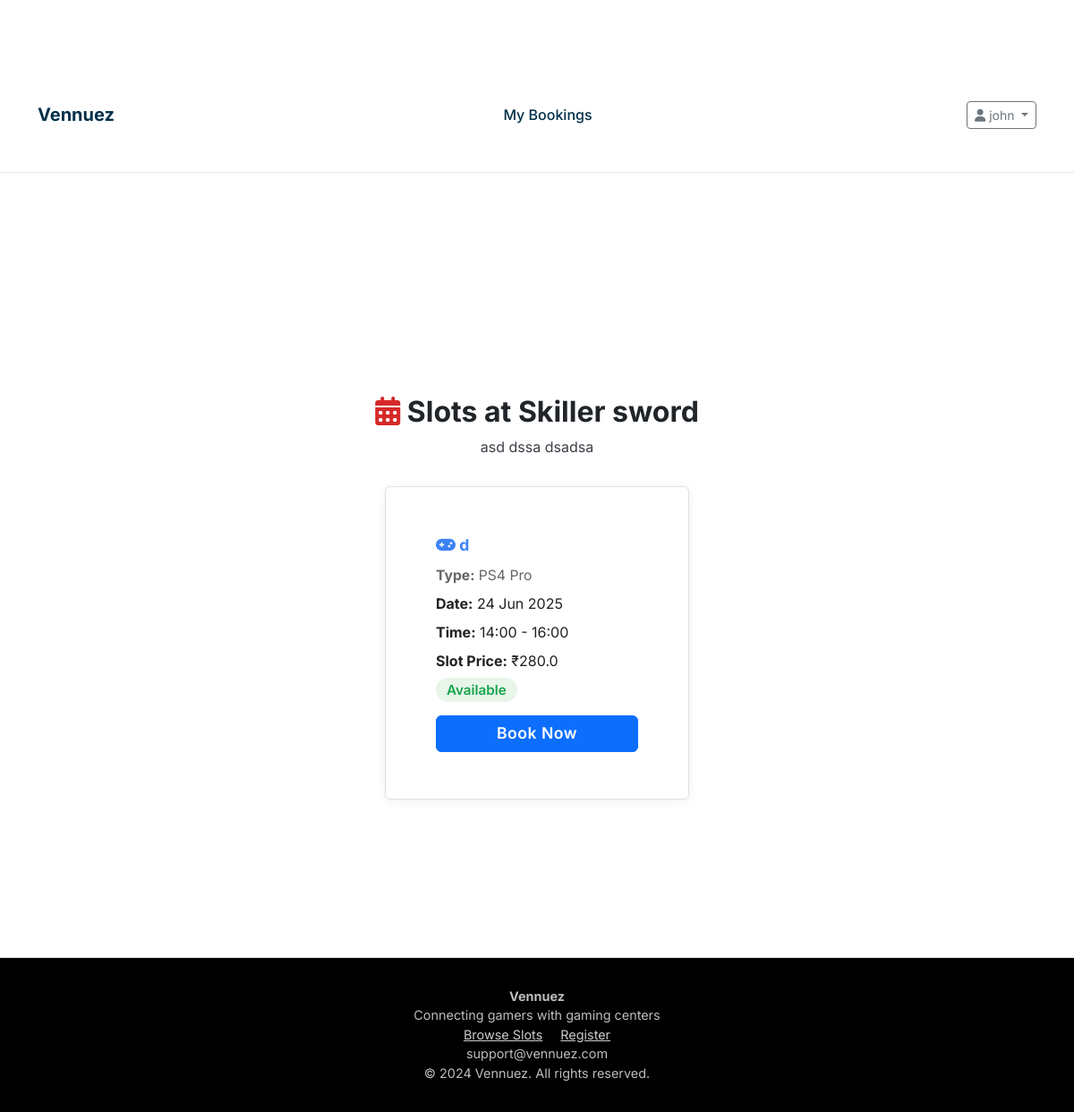
The page /center_slots/2 (signed in) on the database its author committed.
### models.py (models this page shows, shortened)
class User(UserMixin, db.Model):
    __tablename__ = 'users'
    id = db.Column(db.Integer, primary_key=True)
    username = db.Column(db.String(80), unique=True, nullable=False)
    email = db.Column(db.String(120), unique=True, nullable=True)
    phone = db.Column(db.String(20), nullable=False , unique = True)
    password_hash = db.Column(db.String(256), nullable=False)
    full_name = db.Column(db.String(120), nullable=True)
    age = db.Column(db.Integer, nullable=True)
    created_at = db.Column(db.DateTime, default=datetime.utcnow)
    total_spent = db.Column(db.Float, default=0.0)
    bookings = db.relationship('TimeSlot', backref='user', lazy=True, foreign_keys='TimeSlot.user_id')
    coin_balances = db.relationship('UserCoinBalance', backref='user', lazy=True)
    subscriptions = db.relationship("Subscription", back_populates="user", cascade="all, delete")

class Owner(UserMixin, db.Model):
    __tablename__ = 'owners'
    id = db.Column(db.Integer, primary_key=True)
    username = db.Column(db.String(80), unique=True, nullable=False)
    email = db.Column(db.String(120), unique=True, nullable=False)
    password_hash = db.Column(db.String(256), nullable=False)
    phone = db.Column(db.String(20), nullable=False)
    gaming_center_name = db.Column(db.String(200), nullable=False)
    address = db.Column(db.String(255), nullable=True)
    active = db.Column(db.Boolean, default=True)
    created_at = db.Column(db.DateTime, default=datetime.utcnow)
    latitude = db.Column(db.Float, nullable=True)
    longitude = db.Column(db.Float, nullable=True)
    google_maps_link = db.Column(db.String(500), nullable=True)
    amenities = db.Column(db.Text, nullable=True)  # Stored as JSON string
    venue_image1 = db.Column(db.String(500), nullable=True)
    venue_image2 = db.Column(db.String(500), nullable=True)
    venue_image3 = db.Column(db.String(500), nullable=True)
    venue_image4 = db.Column(db.String(500), nullable=True)
    images_uploaded = db.Column(db.Boolean, default=False)
    consoles = db.relationship('Console', backref='owner', lazy=True, cascade='all, delete-orphan')
    subscriptions = db.relationship("Subscription", back_populates="owner", cascade="all, delete")

class TimeSlot(db.Model):
    __tablename__ = 'time_slots'
    id = db.Column(db.Integer, primary_key=True)
    start_time = db.Column(db.DateTime, nullable=False)
    end_time = db.Column(db.DateTime, nullable=False)
    total_amount = db.Column(db.Float, nullable=False)
    advance_paid = db.Column(db.Float, default=0.0)  # Fixed advance amount
    is_booked = db.Column(db.Boolean, default=False)
    snacks_amount = db.Column(db.Float, default=0.0)
    final_amount = db.Column(db.Float, default=0.0)
    completed = db.Column(db.Boolean, default=False)
    number_of_people = db.Column(db.Integer, default=1)  # New field for number of people
    duration_hours = db.Column(db.Float, default=1.0)
    booking_id = db.Column(db.String(20), unique=True, nullable=True)
    customer_name = db.Column(db.String(100), nullable=True)
    customer_phone = db.Column(db.String(20), nullable=True)
    customer_email = db.Column(db.String(120), nullable=True)
    customer_age = db.Column(db.Integer, nullable=True)
    special_requests = db.Column(db.Text, nullable=True)
    contact_sms = db.Column(db.Boolean, default=True)
    contact_whatsapp = db.Column(db.Boolean, default=True)
    contact_email = db.Column(db.Boolean, default=False)
    payment_status = db.Column(db.String(20), default='pending')  # pending, paid, failed
    payment_id = db.Column(db.String(100), nullable=True)
    booking_time = db.Column(db.DateTime, nullable=True)
    created_at = db.Column(db.DateTime, default=datetime.utcnow)
    console_id = db.Column(db.Integer, db.ForeignKey('consoles.id'), nullable=False)
    user_id = db.Column(db.Integer, db.ForeignKey('users.id'), nullable=True)  # Optional for unregistered bookings

class Console(db.Model):
    __tablename__ = 'consoles'
    id = db.Column(db.Integer, primary_key=True)
    name = db.Column(db.String(100), nullable=False)
    console_type = db.Column(db.String(50), nullable=False)
    hourly_rate = db.Column(db.Float, nullable=False)  # Rate per person per hour
    is_available = db.Column(db.Boolean, default=True)
    created_at = db.Column(db.DateTime, default=datetime.utcnow)
    owner_id = db.Column(db.Integer, db.ForeignKey('owners.id'), nullable=False)
    slots = db.relationship('TimeSlot', backref='console', lazy=True, cascade='all, delete-orphan')

### routes.py (the view)
@app.route('/center_slots/<int:owner_id>')
def center_slots(owner_id):
    owner = Owner.query.get_or_404(owner_id)
    slots = TimeSlot.query.join(Console).filter(
        Console.owner_id == owner_id,
        TimeSlot.is_booked == False,
        TimeSlot.start_time > datetime.now(),
        Console.is_available == True
    ).order_by(TimeSlot.start_time).all()
    return render_template('center_slots.html', owner=owner, slots=slots)

### app.py (called while the page is built)
@login_manager.user_loader
def load_user(user_id):
    from models import Owner, User
    from flask import session
    user_type = session.get('user_type')
    if user_type == 'owner':
        return Owner.query.get(int(user_id))
    elif user_type == 'user':
        return User.query.get(int(user_id))
    return None

### templates/center_slots.html (shortened to what this page needs)
{% extends "base.html" %}
{% block content %}
<section class="center-slots-page" style="padding: 2rem 0;">
    <div class="container">
        <div class="page-header" style="margin-bottom: 2rem; text-align: center;">
            <h1 style="font-size: 2rem; font-weight: 700; margin-bottom: 0.5rem;">
                <i class="fas fa-calendar-alt" style="color: var(--accent);"></i> Slots at {{ owner.gaming_center_name }}
            </h1>
            <p style="color: var(--secondary);">{{ owner.address }}</p>
        </div>
        <div class="slots-list" style="display: flex; flex-wrap: wrap; gap: 2rem; justify-content: center;">
            {% for slot in slots %}
            <div class="card" style="min-width: 280px; max-width: 340px; flex: 1 1 280px; box-shadow: 0 2px 12px rgba(0,0,0,0.06); border: 1.5px solid var(--border); position: relative;">
                <div style="padding: 1.25rem 1.5rem;">
                    <div style="font-size: 1.1rem; font-weight: 700; color: #3b82f6; margin-bottom: 0.5rem;">
                        <i class="fas fa-gamepad"></i> {{ slot.console.name if slot.console else 'Unknown Console' }}
                    </div>
                    <div style="margin-bottom: 0.5rem; color: #666; font-size: 0.98rem;"><b>Type:</b> {{ slot.console.console_type if slot.console else '' }}</div>
                    <div style="margin-bottom: 0.5rem; color: #222;"><b>Date:</b> {{ slot.start_time.strftime('%d %b %Y') }}</div>
                    <div style="margin-bottom: 0.5rem; color: #222;"><b>Time:</b> {{ slot.start_time.strftime('%H:%M') }} - {{ slot.end_time.strftime('%H:%M') }}</div>
                    <div style="margin-bottom: 0.5rem; color: #222;"><b>Slot Price:</b> ₹{{ slot.total_amount }}</div>
                    <div style="margin-bottom: 1rem;">
                        <span style="color: #16a34a; font-weight: 600; background: #e8f5e9; padding: 0.25rem 0.75rem; border-radius: 1rem; font-size: 0.95rem;">Available</span>
                    </div>
                    <a href="{{ url_for('book_slot', slot_id=slot.id) }}" class="btn btn-primary" style="width: 100%; font-size: 1.1rem; font-weight: 600; letter-spacing: 0.5px;">Book Now</a>
                </div>
            </div>
            {% else %}
            <div style="color: var(--secondary); font-size: 1.1rem;">No available slots found for this center.</div>
            {% endfor %}
        </div>
    </div>
</section>
{% endblock %}

### templates/base.html (shortened to what this page needs)
<!DOCTYPE html>
<html lang="en">
<head>
  <link rel="stylesheet" href="{{ url_for('static', filename='css/main.css') }}">
  <link rel="stylesheet" href="https://cdnjs.cloudflare.com/ajax/libs/font-awesome/6.4.0/css/all.min.css" />
  <link href="https://cdn.jsdelivr.net/npm/bootstrap@5.3.0/dist/css/bootstrap.min.css" rel="stylesheet" />
</head>
<body>
  <nav class="navbar navbar-expand-md">
    <div class="container d-flex flex-wrap justify-content-between align-items-center">
      <a class="navbar-brand" href="{{ url_for('index') }}">Vennuez</a>
      <div class="d-none d-md-block mx-auto">
        {% if current_user.is_authenticated %}
          {% if session.user_type != 'owner' %}
            <a href="{{ url_for('user_dashboard') }}" class="nav-link {% if request.endpoint == 'user_dashboard' %}active{% endif %}">
              My Bookings
            </a>
          {% elif session.user_type == 'owner' %}
            <a href="{{ url_for('dashboard') }}" class="nav-link {% if request.endpoint == 'dashboard' %}active{% endif %}">
              Dashboard
            </a>
          {% endif %}
        {% endif %}
      </div>
      <div class="navbar-buttons">
        {% if current_user.is_authenticated %}
          <div class="dropdown">
            <button class="btn btn-outline-secondary dropdown-toggle btn-sm" data-bs-toggle="dropdown">
              <i class="fas fa-user"></i> {{ current_user.username }}
            </button>
          </div>
        {% endif %}
      </div>
    </div>
  </nav>
  <main class="container my-4">
    {% block content %}{% endblock %}
  </main>
  <footer class="footer">
    <div>
      <strong>Vennuez</strong><br />
      Connecting gamers with gaming centers<br />
      <a href="{{ url_for('available_slots') }}" style="color:#ccc; margin-right:1rem;">Browse Slots</a>
      <a href="{{ url_for('register') }}" style="color:#ccc;">Register</a><br />
      support@vennuez.com<br />
      &copy; 2024 Vennuez. All rights reserved.
    </div>
  </footer>
</body>
</html>

### static/css/main.css (style rules this page uses)
:root { --primary: #222831; --secondary: #393e46; --accent: #00adb5; --background: #fff; --text: #222831; --muted: #f5f6fa; --border: #e0e0e0; --success: #00b894; --danger: #e17055; }
* { margin: 0; padding: 0; box-sizing: border-box; }
html, body { height: 100%; overflow-x: hidden; }
body { font-family: 'Inter', Arial, sans-serif; background: var(--background); color: var(--text); min-height: 100vh; line-height: 1.6; }
.btn { background: var(--accent); color: #fff; border: none; border-radius: 4px; padding: 0.5rem 1.25rem; font-size: 1rem; font-weight: 500; cursor: pointer; transition: background 0.2s; outline: none; }
.container { max-width: 1200px; margin: 0 auto; padding: 96px 1.5rem 2rem 1.5rem; }
.card { background: #fff; border-radius: 10px; box-shadow: 0 2px 8px rgba(34, 40, 49, 0.04); padding: 2rem; margin-bottom: 2rem; border: 1px solid var(--border); }
.btn { display: inline-flex; align-items: center; justify-content: center; padding: 0.75rem 1.5rem; border-radius: 0.25rem; font-weight: 500; cursor: pointer; transition: all 0.2s; border: none; }
.btn-primary { background: var(--primary); color: white; }
h1, h2, h3, h4, h5 { color: var(--primary); font-weight: 700; margin-bottom: 1rem; }
.footer { background: var(--primary); color: #fff; text-align: center; padding: 2rem 1rem 1rem 1rem; margin-top: 3rem; border-top: 1px solid var(--border); }

### templates/base.html (style rules this page uses)
:root { --primary: #003049; --accent: #d62828; }
body { font-family: 'Inter', sans-serif; margin: 0; background: #fff; }
.navbar { background-color: white; padding: 0.75rem 1rem; border-bottom: 1px solid #e5e5e5; }
.navbar .nav-link { color: var(--primary); font-weight: 500; }
.navbar-brand { font-weight: bold; color: var(--primary) !important; }
.footer { background: #000; color: #bdbdbd; padding: 2rem; text-align: center; font-size: 0.9rem; }
.navbar-buttons { display: flex; align-items: center; gap: 0.75rem; }

### rows shown on the page
User: username "john"
Owner: gaming_center_name "Skiller sword", address "asd dssa dsadsa"
TimeSlot: console "d", console "PS4 Pro", start_time "24 Jun 2025", start_time "14:00", end_time "16:00", total_amount "280.0"
